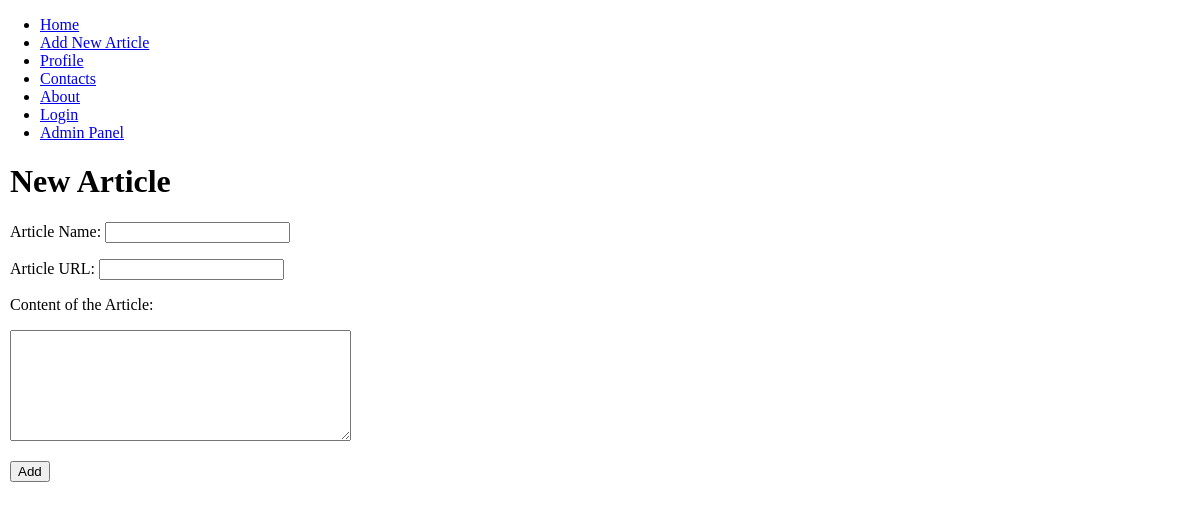
The app's page /add_article (signed in) with its own data.
### tables this page shows
CREATE TABLE site_menu(
	id integer PRIMARY KEY AUTOINCREMENT,
	title text NOT NULL,
	url text NOT NULL
);

### articles.py (the view, shortened to what this page needs)
@app.route('/add_article', methods=['POST', 'GET'])
@login_required
def add_article():
    return render_template('add_article.html', site_menu=dbase.get_menu(), title='New Article')

### FDataBase.py (called while the page is built)
    def get_menu(self):
        query = """SELECT * FROM site_menu"""
        try:
            self.__cur.execute(query)
            res = self.__cur.fetchall()
            if res:
                return res
        except:
            print('DataBase Reading Error')
        return []

    def get_user(self, user_id):
        try:
            self.__cur.execute(f"SELECT * FROM users WHERE id = {user_id} LIMIT 1")
            res = self.__cur.fetchone()
            if not res:
                print('The User Not Found!')
                return False
            return res
        except sqlite3.Error as error:
            print('An Error Has Occurred While Extracting the Data From the Database\nType Error:', error)
        return False

### UserLogin.py (called while the page is built)
    def from_db(self, user_id, db):
        self.__user = db.get_user(user_id)
        return self

### articles.py (called while the page is built)
@login_manager.user_loader
def load_user(user_id):
    return UserLogin().from_db(user_id, dbase)

def connect_db():
    conn = sqlite3.connect(app.config['DATABASE'])
    conn.row_factory = sqlite3.Row  # to return records as a dictionary
    return conn

def get_db():
    if not hasattr(g, 'site.db'):
        g.site_db = connect_db()
    return g.site_db

@app.before_request
def before_request():
    global dbase
    db = get_db()
    dbase = FDataBase(db)

### templates/add_article.html (shortened to what this page needs)
{% extends 'base.html' %}
{% block content %}
{{ super() }}
<form action="{{ url_for('add_article') }}" method="post" class="form_contacts">
	<p><label>Article Name: </label><input type="text" name="article_name" value="" required></p>
	<p><label>Article URL: </label><input type="text" name="article_url" value="" required></p>
	<p><label>Content of the Article:</label>
		<p><textarea name="article_content" rows=7 cols=40></textarea></p>
		<p><input type="submit" value="Add"></p>
</form>
{% endblock content %}

### templates/base.html (shortened to what this page needs)
<!DOCTYPE html>
<html>
<head>
<link type="text/css" href="{{ url_for('static', filename='css/styles.css') }}" rel="stylesheet">
</head>
<body>
{% block content -%}
	{%- block site_menu -%}
	<ul class='site_menu'>
		{% for menu_element in site_menu  %}
			<li><a href="{{ menu_element.url }}">{{ menu_element.title }}</a></li>
		{% endfor %}
	</ul>
	{% endblock site_menu -%}
<div class="content">
{% if title -%}
	<h1>{{ title }}</h1>
{% else -%}
	<h1>Travelling Articles</h1>
{% endif -%}
{% endblock content -%}
</div>
</body>
</html>

### admin_panel/static/css/styles.css (style rules this page uses)
html, body { width: 100%; height: 100%; margin: 0; padding: 0; }
.content { margin: 10px; }

### records on screen
site_menu: title "Home"
site_menu: title "Add New Article"
site_menu: title "Profile"
site_menu: title "Contacts"
site_menu: title "About"
site_menu: title "Login"
site_menu: title "Admin Panel"

### other values on screen
{{ title }} "New Article"
